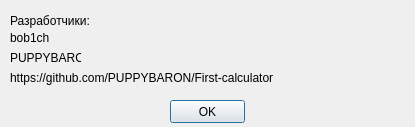
<?xml version="1.0" encoding="UTF-8"?>
<ui version="4.0">
 <class>Dialog</class>
 <widget class="QDialog" name="Dialog">
  <property name="geometry">
   <rect>
    <x>0</x>
    <y>0</y>
    <width>415</width>
    <height>127</height>
   </rect>
  </property>
  <property name="windowTitle">
   <string>Dialog</string>
  </property>
  <widget class="QLabel" name="label">
   <property name="geometry">
    <rect>
     <x>10</x>
     <y>10</y>
     <width>81</width>
     <height>21</height>
    </rect>
   </property>
   <property name="text">
    <string>Разработчики:</string>
   </property>
  </widget>
  <widget class="QLabel" name="label_2">
   <property name="geometry">
    <rect>
     <x>10</x>
     <y>50</y>
     <width>71</width>
     <height>16</height>
    </rect>
   </property>
   <property name="text">
    <string>PUPPYBARON</string>
   </property>
  </widget>
  <widget class="QLabel" name="label_3">
   <property name="geometry">
    <rect>
     <x>10</x>
     <y>30</y>
     <width>41</width>
     <height>16</height>
    </rect>
   </property>
   <property name="text">
    <string>bob1ch</string>
   </property>
  </widget>
  <widget class="QPushButton" name="about_btn_ok">
   <property name="geometry">
    <rect>
     <x>170</x>
     <y>100</y>
     <width>75</width>
     <height>23</height>
    </rect>
   </property>
   <property name="text">
    <string>OK</string>
   </property>
  </widget>
  <widget class="QLabel" name="label_4">
   <property name="geometry">
    <rect>
     <x>10</x>
     <y>70</y>
     <width>291</width>
     <height>16</height>
    </rect>
   </property>
   <property name="text">
    <string>https://github.com/PUPPYBARON/First-calculator</string>
   </property>
  </widget>
 </widget>
 <resources/>
 <connections/>
</ui>
